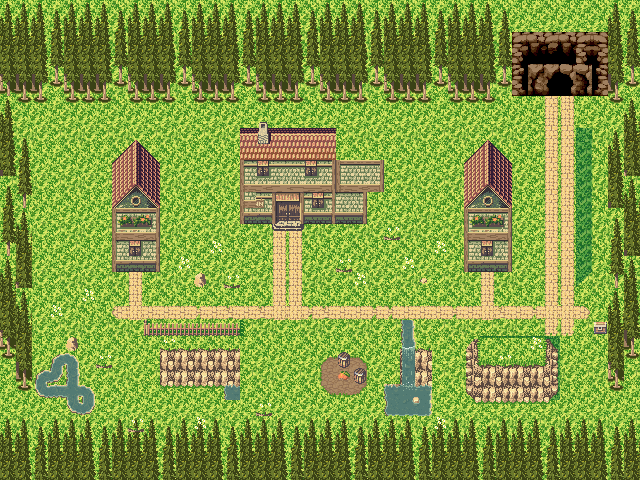

Rendered tile map (Tiled .tmx) drawn with the repository's tilesets; below, a short description and the map source with its tile grids summarised:
An orthogonal 40x30 tile map with 16x16 px tiles, 6 tile layers (ground, path, features, things, ...), 1 hidden layer not drawn, 2 tilesets and 19 objects (7x light, 4x door, 4x npc, 3x zone, spawn).

<map version="1.10" tiledversion="1.12.2" orientation="orthogonal" renderorder="right-down" width="40" height="30" tilewidth="16" tileheight="16" infinite="0" backgroundcolor="#0b1a0b" nextlayerid="8" nextobjectid="20">
 <properties>
  <property name="GeometryOcclusion" type="bool" value="true" />
  <property name="WallHeight" type="float" value="40" />
  <property name="ambient" type="color" value="#ff404a60" />
  <property name="name" value="Hometown" />
 </properties>
 <tileset firstgid="1" source="town.tsx" />
 <tileset firstgid="463" source="cave.tsx" />
 <layer id="1" name="ground" width="40" height="30">
  <data>[1200 cells, 1200 non-empty, 9 distinct tile ids]</data>
 </layer>
 <layer id="7" name="path" width="40" height="30">
  <data>[1200 cells, 74 non-empty, 11 distinct tile ids]</data>
 </layer>
 <layer id="2" name="features" width="40" height="30">
  <data>[1200 cells, 83 non-empty, 78 distinct tile ids]</data>
 </layer>
 <layer id="3" name="things" width="40" height="30">
  <properties>
   <property name="CastsShadows" type="bool" value="true" />
  </properties>
  <data>[1200 cells, 578 non-empty, 110 distinct tile ids]</data>
 </layer>
 <layer id="4" name="rocks" width="40" height="30">
  <properties>
   <property name="CastsShadows" type="bool" value="true" />
  </properties>
  <data>[1200 cells, 24 non-empty, 18 distinct tile ids]</data>
 </layer>
 <layer id="5" name="decor" width="40" height="30">
  <data>[1200 cells, 18 non-empty, 3 distinct tile ids]</data>
 </layer>
 <layer id="6" name="solid" width="40" height="30" visible="0">
  <properties>
   <property name="IsCollidable" type="bool" value="true" />
  </properties>
  <data>[1200 cells, 665 non-empty, 1 distinct tile ids]</data>
 </layer>
 <objectgroup id="6" name="things">
  <object id="1" name="house_a" type="door" x="128" y="256" width="16" height="32">
   <properties>
    <property name="arrive" value="out" />
    <property name="direction" value="up" />
    <property name="door" type="file" value="house_a.tmx" />
   </properties>
  </object>
  <object id="2" name="house_b" type="door" x="480" y="256" width="16" height="32">
   <properties>
    <property name="arrive" value="out" />
    <property name="direction" value="up" />
    <property name="door" type="file" value="house_b.tmx" />
   </properties>
  </object>
  <object id="3" name="lab" type="door" x="272" y="208" width="32" height="32">
   <properties>
    <property name="arrive" value="out" />
    <property name="direction" value="up" />
    <property name="door" type="file" value="lab.tmx" />
   </properties>
  </object>
  <object id="4" name="cave" type="door" x="544" y="80" width="32" height="32">
   <properties>
    <property name="arrive" value="out" />
    <property name="direction" value="up" />
    <property name="door" type="file" value="cave.tmx" />
   </properties>
  </object>
  <object id="5" name="player" type="spawn" x="296" y="296">
   <point />
  </object>
  <object id="6" name="window 1" type="light" x="264" y="200">
   <properties>
    <property name="light_colour" type="color" value="#ffffc070" />
    <property name="light_glow" type="float" value="0.3" />
    <property name="light_intensity" type="float" value="0.9" />
    <property name="light_radius" type="float" value="56" />
    <property name="light_shadows" type="bool" value="false" />
    <property name="night" type="bool" value="true" />
   </properties>
   <point />
  </object>
  <object id="7" name="window 2" type="light" x="328" y="200">
   <properties>
    <property name="light_colour" type="color" value="#ffffc070" />
    <property name="light_glow" type="float" value="0.3" />
    <property name="light_intensity" type="float" value="0.9" />
    <property name="light_radius" type="float" value="56" />
    <property name="light_shadows" type="bool" value="false" />
    <property name="night" type="bool" value="true" />
   </properties>
   <point />
  </object>
  <object id="8" name="window 3" type="light" x="360" y="168">
   <properties>
    <property name="light_colour" type="color" value="#ffffc070" />
    <property name="light_glow" type="float" value="0.3" />
    <property name="light_intensity" type="float" value="0.9" />
    <property name="light_radius" type="float" value="56" />
    <property name="light_shadows" type="bool" value="false" />
    <property name="night" type="bool" value="true" />
   </properties>
   <point />
  </object>
  <object id="9" name="window 4" type="light" x="136" y="216">
   <properties>
    <property name="light_colour" type="color" value="#ffffc070" />
    <property name="light_glow" type="float" value="0.3" />
    <property name="light_intensity" type="float" value="0.9" />
    <property name="light_radius" type="float" value="56" />
    <property name="light_shadows" type="bool" value="false" />
    <property name="night" type="bool" value="true" />
   </properties>
   <point />
  </object>
  <object id="10" name="window 5" type="light" x="488" y="216">
   <properties>
    <property name="light_colour" type="color" value="#ffffc070" />
    <property name="light_glow" type="float" value="0.3" />
    <property name="light_intensity" type="float" value="0.9" />
    <property name="light_radius" type="float" value="56" />
    <property name="light_shadows" type="bool" value="false" />
    <property name="night" type="bool" value="true" />
   </properties>
   <point />
  </object>
  <object id="11" name="window 6" type="light" x="264" y="168">
   <properties>
    <property name="light_colour" type="color" value="#ffffc070" />
    <property name="light_glow" type="float" value="0.3" />
    <property name="light_intensity" type="float" value="0.9" />
    <property name="light_radius" type="float" value="56" />
    <property name="light_shadows" type="bool" value="false" />
    <property name="night" type="bool" value="true" />
   </properties>
   <point />
  </object>
  <object id="12" name="window 7" type="light" x="328" y="168">
   <properties>
    <property name="light_colour" type="color" value="#ffffc070" />
    <property name="light_glow" type="float" value="0.3" />
    <property name="light_intensity" type="float" value="0.9" />
    <property name="light_radius" type="float" value="56" />
    <property name="light_shadows" type="bool" value="false" />
    <property name="night" type="bool" value="true" />
   </properties>
   <point />
  </object>
  <object id="13" name="gardener" type="npc" x="200" y="408">
   <properties>
    <property name="faces" value="down" />
    <property name="look" type="int" value="1" />
    <property name="says" value="The crops do better since the lab put the lights in. Don't ask me how." />
    <property name="wanders" type="bool" value="true" />
   </properties>
   <point />
  </object>
  <object id="14" name="walker" type="npc" x="360" y="248">
   <properties>
    <property name="faces" value="down" />
    <property name="look" type="int" value="3" />
    <property name="says" value="Lovely evening for it. Mind the pond, the path goes round." />
    <property name="wanders" type="bool" value="true" />
   </properties>
   <point />
  </object>
  <object id="15" name="kid" type="npc" x="56" y="344">
   <properties>
    <property name="faces" value="down" />
    <property name="look" type="int" value="2" />
    <property name="says" value="I'm not allowed in the cave. You could go and tell me what's in it!" />
    <property name="wanders" type="bool" value="true" />
   </properties>
   <point />
  </object>
  </objectgroup>
</map>
<!-- 4 of 19 objects omitted -->
